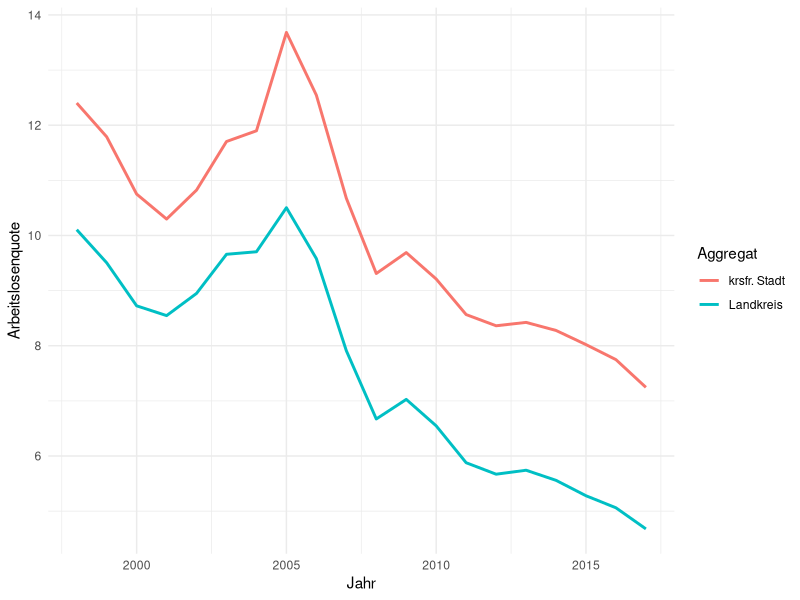

Generate this figure with R:
## ---- chunk 1
knitr::opts_chunk$set(message=FALSE,warning=FALSE, cache=TRUE)
## ---- chunk 2
library(tidyverse)

# Laden der Daten
Arbeitslosenquote <- 
  readxl::read_xls('daten_beispiele/Arbeitslosenquote.xls',
                         skip = 1) %>% 
  rename('Kennziffer' = '...1',
         'Raumeinheit' = '...2',
         'Aggregat' = '...3') %>% 
  pivot_longer(!c(Kennziffer, Raumeinheit, Aggregat), 
               names_to = 'Jahr', 
               values_to = 'Arbeitslosenquote') %>% 
  mutate(Jahr = as.integer(Jahr)) 
## ---- chunk 3
Arbeitslosenquote_1 <- filter(Arbeitslosenquote, Aggregat == "krsfr. Stadt")
Arbeitslosenquote_2 <- filter(Arbeitslosenquote_1, Jahr == max(Jahr))
Arbeitslosenquote_3 <- top_n(Arbeitslosenquote_2, 5)
Arbeitslosenquote_4 <- arrange(Arbeitslosenquote_3, desc(Arbeitslosenquote))
Arbeitslosenquote_4

## ---- chunk 4
Arbeitslosenquote %>% 
  filter(Aggregat == "krsfr. Stadt",
         Jahr == max(Jahr)) %>% 
  top_n(5) %>% 
  arrange(desc(Arbeitslosenquote))
## ---- chunk 5
# Filtern nach Aggregat und Arbeitslosenquote
Arbeitslosenquote %>% 
  filter(Aggregat == "Landkreis",
         Arbeitslosenquote > 10)

## ---- chunk 6
Arbeitslosenquote %>% 
  select(Raumeinheit, Jahr, Arbeitslosenquote)
## ---- chunk 7
Arbeitslosenquote %>% 
  select(Raumeinheit, Jahr, Arbeitslosenquote) %>% 
  filter(Jahr == "2007") %>% 
  mutate(Abweichung = Arbeitslosenquote - mean(Arbeitslosenquote))
## ---- chunk 8
Arbeitslosenquote %>% 
  select(-Kennziffer) %>% 
  filter(Jahr == "1998") %>% 
  group_by(Aggregat) %>% 
  mutate(Quote_Aggr = mean(Arbeitslosenquote))
## ---- chunk 9
Arbeitslosenquote %>% 
  select(-Kennziffer) %>% 
  filter(Jahr == "1998") %>% 
  group_by(Aggregat) %>% 
  summarise(Quote_Aggr = mean(Arbeitslosenquote))
## ---- chunk 10
Arbeitslosenquote %>% 
  select(-Kennziffer) %>% 
  filter(Jahr == max(Jahr)) %>% 
  arrange(Arbeitslosenquote)
## ---- chunk 11
Arbeitslosenquote %>% 
  group_by(Aggregat, Jahr) %>% 
  summarise(Arbeitslosenquote = mean(Arbeitslosenquote)) %>% 
  ggplot(aes(x = Jahr, 
             y = Arbeitslosenquote, 
             group = Aggregat, 
             col = Aggregat)) +
  geom_line(size = 1.0) +
  theme_minimal()
  
